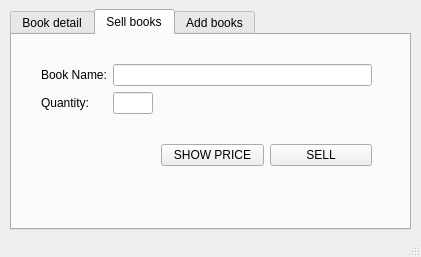
<?xml version="1.0" encoding="UTF-8"?>
<ui version="4.0">
 <class>MainWindow</class>
 <widget class="QMainWindow" name="MainWindow">
  <property name="geometry">
   <rect>
    <x>0</x>
    <y>0</y>
    <width>421</width>
    <height>257</height>
   </rect>
  </property>
  <property name="minimumSize">
   <size>
    <width>421</width>
    <height>257</height>
   </size>
  </property>
  <property name="maximumSize">
   <size>
    <width>421</width>
    <height>257</height>
   </size>
  </property>
  <property name="windowTitle">
   <string>MainWindow</string>
  </property>
  <widget class="QWidget" name="centralwidget">
   <widget class="QTabWidget" name="tabWidget">
    <property name="geometry">
     <rect>
      <x>10</x>
      <y>9</y>
      <width>401</width>
      <height>221</height>
     </rect>
    </property>
    <property name="layoutDirection">
     <enum>Qt::LeftToRight</enum>
    </property>
    <property name="autoFillBackground">
     <bool>false</bool>
    </property>
    <property name="currentIndex">
     <number>1</number>
    </property>
    <widget class="QWidget" name="tab_3">
     <attribute name="title">
      <string>Book detail</string>
     </attribute>
     <widget class="QWidget" name="formLayoutWidget_3">
      <property name="geometry">
       <rect>
        <x>30</x>
        <y>10</y>
        <width>251</width>
        <height>42</height>
       </rect>
      </property>
      <layout class="QFormLayout" name="formLayout_3">
       <property name="horizontalSpacing">
        <number>10</number>
       </property>
       <property name="topMargin">
        <number>10</number>
       </property>
       <property name="rightMargin">
        <number>10</number>
       </property>
       <property name="bottomMargin">
        <number>10</number>
       </property>
       <item row="0" column="0">
        <widget class="QLabel" name="label_7">
         <property name="text">
          <string>Book Name:</string>
         </property>
        </widget>
       </item>
       <item row="0" column="1">
        <widget class="QLineEdit" name="lineEdit_6"/>
       </item>
      </layout>
     </widget>
     <widget class="QPushButton" name="searchbtn">
      <property name="geometry">
       <rect>
        <x>290</x>
        <y>20</y>
        <width>81</width>
        <height>21</height>
       </rect>
      </property>
      <property name="text">
       <string>Search</string>
      </property>
     </widget>
     <widget class="QTableView" name="tableView">
      <property name="geometry">
       <rect>
        <x>40</x>
        <y>60</y>
        <width>311</width>
        <height>121</height>
       </rect>
      </property>
     </widget>
    </widget>
    <widget class="QWidget" name="tab_2">
     <attribute name="title">
      <string>Sell books</string>
     </attribute>
     <widget class="QWidget" name="formLayoutWidget_2">
      <property name="geometry">
       <rect>
        <x>19</x>
        <y>19</y>
        <width>351</width>
        <height>81</height>
       </rect>
      </property>
      <layout class="QFormLayout" name="formLayout_2">
       <property name="leftMargin">
        <number>10</number>
       </property>
       <property name="topMargin">
        <number>10</number>
       </property>
       <property name="rightMargin">
        <number>10</number>
       </property>
       <property name="bottomMargin">
        <number>10</number>
       </property>
       <item row="0" column="0">
        <widget class="QLabel" name="label_5">
         <property name="text">
          <string>Book Name:</string>
         </property>
        </widget>
       </item>
       <item row="1" column="0">
        <widget class="QLabel" name="label_6">
         <property name="text">
          <string>Quantity:</string>
         </property>
        </widget>
       </item>
       <item row="0" column="1">
        <widget class="QLineEdit" name="lineEdit_5">
         <property name="sizePolicy">
          <sizepolicy hsizetype="Expanding" vsizetype="Minimum">
           <horstretch>0</horstretch>
           <verstretch>0</verstretch>
          </sizepolicy>
         </property>
         <property name="text">
          <string/>
         </property>
        </widget>
       </item>
       <item row="1" column="1">
        <widget class="QLineEdit" name="lineEdit_7">
         <property name="maximumSize">
          <size>
           <width>40</width>
           <height>16777215</height>
          </size>
         </property>
         <property name="text">
          <string/>
         </property>
        </widget>
       </item>
      </layout>
     </widget>
     <widget class="QWidget" name="horizontalLayoutWidget_2">
      <property name="geometry">
       <rect>
        <x>19</x>
        <y>100</y>
        <width>351</width>
        <height>41</height>
       </rect>
      </property>
      <layout class="QHBoxLayout" name="horizontalLayout_2">
       <property name="rightMargin">
        <number>10</number>
       </property>
       <item>
        <spacer name="horizontalSpacer_2">
         <property name="orientation">
          <enum>Qt::Horizontal</enum>
         </property>
         <property name="sizeType">
          <enum>QSizePolicy::Fixed</enum>
         </property>
         <property name="sizeHint" stdset="0">
          <size>
           <width>130</width>
           <height>20</height>
          </size>
         </property>
        </spacer>
       </item>
       <item>
        <widget class="QPushButton" name="showprice_btn">
         <property name="text">
          <string>SHOW PRICE</string>
         </property>
        </widget>
       </item>
       <item>
        <widget class="QPushButton" name="sell_btn">
         <property name="text">
          <string>SELL</string>
         </property>
        </widget>
       </item>
      </layout>
     </widget>
     <widget class="QWidget" name="horizontalLayoutWidget_3">
      <property name="geometry">
       <rect>
        <x>69</x>
        <y>150</y>
        <width>261</width>
        <height>31</height>
       </rect>
      </property>
      <layout class="QHBoxLayout" name="horizontalLayout_3">
       <item>
        <widget class="QLabel" name="label_9">
         <property name="minimumSize">
          <size>
           <width>76</width>
           <height>0</height>
          </size>
         </property>
         <property name="font">
          <font>
           <pointsize>11</pointsize>
           <weight>75</weight>
           <bold>true</bold>
          </font>
         </property>
         <property name="text">
          <string/>
         </property>
         <property name="alignment">
          <set>Qt::AlignCenter</set>
         </property>
        </widget>
       </item>
      </layout>
     </widget>
    </widget>
    <widget class="QWidget" name="tab">
     <attribute name="title">
      <string>Add books</string>
     </attribute>
     <widget class="QWidget" name="verticalLayoutWidget">
      <property name="geometry">
       <rect>
        <x>10</x>
        <y>10</y>
        <width>371</width>
        <height>131</height>
       </rect>
      </property>
      <layout class="QVBoxLayout" name="verticalLayout">
       <item>
        <layout class="QFormLayout" name="formLayout">
         <property name="leftMargin">
          <number>10</number>
         </property>
         <property name="topMargin">
          <number>10</number>
         </property>
         <property name="rightMargin">
          <number>10</number>
         </property>
         <property name="bottomMargin">
          <number>10</number>
         </property>
         <item row="0" column="0">
          <widget class="QLabel" name="label">
           <property name="text">
            <string>Book Name:</string>
           </property>
          </widget>
         </item>
         <item row="1" column="0">
          <widget class="QLabel" name="label_2">
           <property name="text">
            <string>Author Name:</string>
           </property>
          </widget>
         </item>
         <item row="2" column="0">
          <widget class="QLabel" name="label_3">
           <property name="text">
            <string>Price:</string>
           </property>
          </widget>
         </item>
         <item row="3" column="0">
          <widget class="QLabel" name="label_4">
           <property name="text">
            <string>Quantity(add):</string>
           </property>
          </widget>
         </item>
         <item row="0" column="1">
          <widget class="QLineEdit" name="lineEdit">
           <property name="inputMask">
            <string/>
           </property>
           <property name="text">
            <string/>
           </property>
          </widget>
         </item>
         <item row="1" column="1">
          <widget class="QLineEdit" name="lineEdit_2"/>
         </item>
         <item row="2" column="1">
          <widget class="QLineEdit" name="lineEdit_3"/>
         </item>
         <item row="3" column="1">
          <widget class="QLineEdit" name="lineEdit_4"/>
         </item>
        </layout>
       </item>
      </layout>
     </widget>
     <widget class="QWidget" name="horizontalLayoutWidget">
      <property name="geometry">
       <rect>
        <x>10</x>
        <y>140</y>
        <width>371</width>
        <height>41</height>
       </rect>
      </property>
      <layout class="QHBoxLayout" name="horizontalLayout">
       <property name="rightMargin">
        <number>10</number>
       </property>
       <item>
        <spacer name="horizontalSpacer">
         <property name="orientation">
          <enum>Qt::Horizontal</enum>
         </property>
         <property name="sizeType">
          <enum>QSizePolicy::Preferred</enum>
         </property>
         <property name="sizeHint" stdset="0">
          <size>
           <width>10</width>
           <height>20</height>
          </size>
         </property>
        </spacer>
       </item>
       <item>
        <widget class="QPushButton" name="add_btn">
         <property name="text">
          <string>ADD</string>
         </property>
        </widget>
       </item>
       <item>
        <widget class="QPushButton" name="pushButton">
         <property name="text">
          <string>RESET</string>
         </property>
        </widget>
       </item>
      </layout>
     </widget>
    </widget>
   </widget>
  </widget>
  <widget class="QStatusBar" name="statusbar"/>
 </widget>
 <resources/>
 <connections>
  <connection>
   <sender>pushButton</sender>
   <signal>clicked()</signal>
   <receiver>lineEdit_4</receiver>
   <slot>clear()</slot>
   <hints>
    <hint type="sourcelabel">
     <x>291</x>
     <y>184</y>
    </hint>
    <hint type="destinationlabel">
     <x>284</x>
     <y>155</y>
    </hint>
   </hints>
  </connection>
  <connection>
   <sender>pushButton</sender>
   <signal>clicked()</signal>
   <receiver>lineEdit_3</receiver>
   <slot>clear()</slot>
   <hints>
    <hint type="sourcelabel">
     <x>311</x>
     <y>193</y>
    </hint>
    <hint type="destinationlabel">
     <x>305</x>
     <y>131</y>
    </hint>
   </hints>
  </connection>
  <connection>
   <sender>pushButton</sender>
   <signal>clicked()</signal>
   <receiver>lineEdit_2</receiver>
   <slot>clear()</slot>
   <hints>
    <hint type="sourcelabel">
     <x>319</x>
     <y>189</y>
    </hint>
    <hint type="destinationlabel">
     <x>270</x>
     <y>102</y>
    </hint>
   </hints>
  </connection>
  <connection>
   <sender>pushButton</sender>
   <signal>clicked()</signal>
   <receiver>lineEdit</receiver>
   <slot>clear()</slot>
   <hints>
    <hint type="sourcelabel">
     <x>350</x>
     <y>188</y>
    </hint>
    <hint type="destinationlabel">
     <x>331</x>
     <y>65</y>
    </hint>
   </hints>
  </connection>
 </connections>
</ui>
